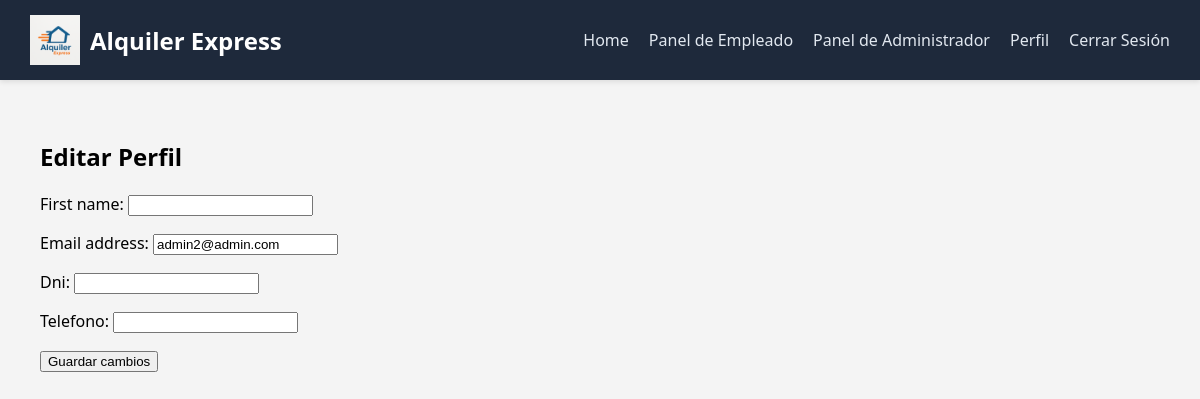
/usuarios/perfil/editar/ (signed in), run on an earlier commit of the app's database.
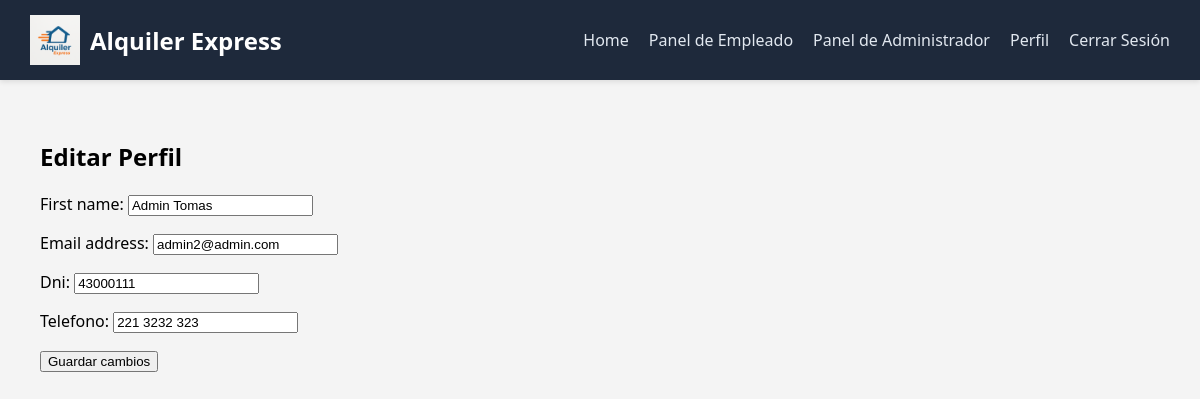
And on a later commit of the database.
### gestion_usuarios/models.py (models this page shows, shortened)
class Usuario(AbstractUser):
    dni = models.CharField(max_length=10, unique=True)
    telefono = models.CharField(max_length=20)

### gestion_usuarios/views.py (the view)
# urls.py: path('perfil/editar/', views.editar_perfil, name='editar_perfil'),
@login_required
def editar_perfil(request):
    usuario = request.user
    if request.method == 'POST':
        form = EditarPerfilForm(request.POST, instance=usuario)
        if form.is_valid():
            form.save()
            return redirect('perfil_usuario')
    else:
        form = EditarPerfilForm(instance=usuario)
    return render(request, 'gestion_usuarios/editar_perfil.html', {'form': form})

### gestion_usuarios/forms.py
class EditarPerfilForm(forms.ModelForm):
    class Meta:
        model = Usuario
        fields = ['first_name', 'email', 'dni', 'telefono']

### templates/gestion_usuarios/editar_perfil.html (shortened to what this page needs)
{% extends 'base.html' %}
{% load static %}
{% block content %}
<div class="editar-perfil-container">
    <h2>Editar Perfil</h2>
    <form method="post">
        {{ form.as_p }}
        <button type="submit">Guardar cambios</button>
    </form>
</div>
{% endblock %}

What changed in the data, as far as the page shows it:
changed Usuario "admin2@admin.com": first_name (not shown) → "Admin Tomas"; dni (not shown) → "43000111"; telefono (not shown) → "221 3232 323"
